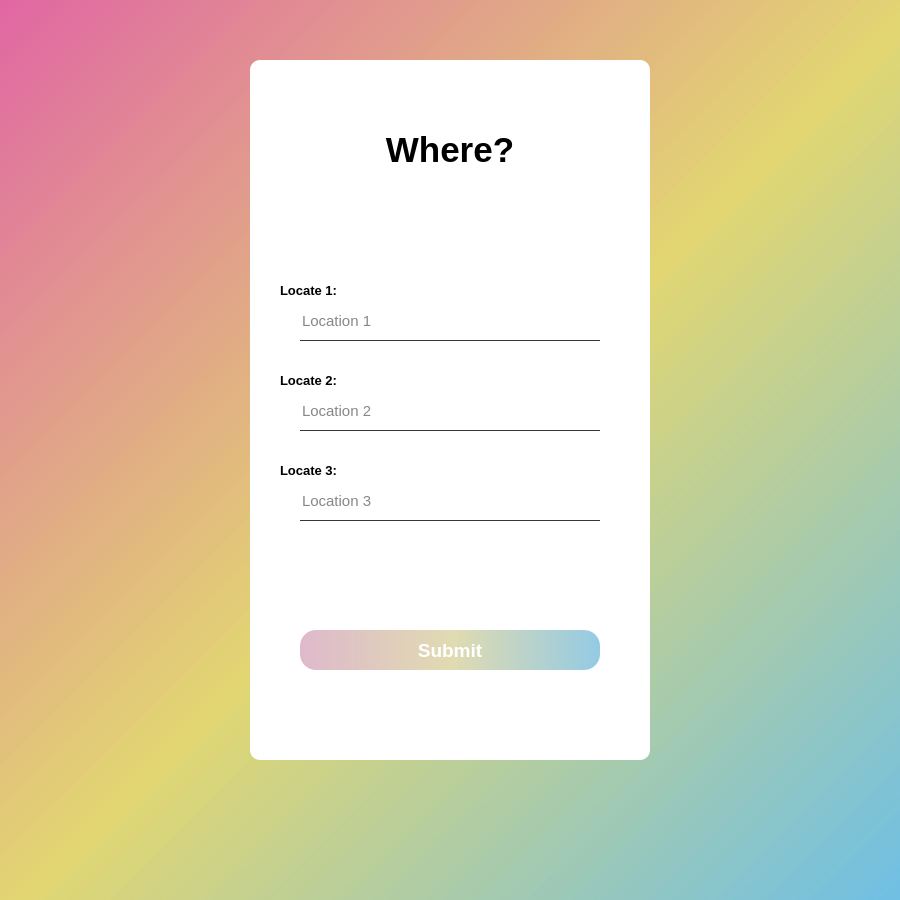
<?xml version="1.0" encoding="UTF-8"?>
<ui version="4.0">
 <class>Dialog</class>
 <widget class="QDialog" name="Dialog">
  <property name="geometry">
   <rect>
    <x>0</x>
    <y>0</y>
    <width>900</width>
    <height>900</height>
   </rect>
  </property>
  <property name="sizePolicy">
   <sizepolicy hsizetype="Expanding" vsizetype="Expanding">
    <horstretch>0</horstretch>
    <verstretch>0</verstretch>
   </sizepolicy>
  </property>
  <property name="windowTitle">
   <string>Dialog</string>
  </property>
  <property name="styleSheet">
   <string notr="true">background-color : qlineargradient(spread:pad, x1:0, y1:0, x2:1, y2:1, stop:0 rgba(223, 95, 159, 200), stop:0.513812 rgba(224, 212, 107, 200), stop:1 rgba(103, 188, 228, 200))</string>
  </property>
  <widget class="QWidget" name="widget" native="true">
   <property name="geometry">
    <rect>
     <x>250</x>
     <y>60</y>
     <width>400</width>
     <height>700</height>
    </rect>
   </property>
   <property name="styleSheet">
    <string notr="true">background-color: rgb(255, 255, 255);

border-radius : 10px;</string>
   </property>
   <widget class="QLabel" name="label_2">
    <property name="geometry">
     <rect>
      <x>100</x>
      <y>60</y>
      <width>200</width>
      <height>60</height>
     </rect>
    </property>
    <property name="styleSheet">
     <string notr="true">color : rgb(0, 0, 0);
background-color : rgb(255, 255, 255);

font-family : 'Dosis';
font-weight : bold;
font-size : 26pt; </string>
    </property>
    <property name="text">
     <string>Where?</string>
    </property>
    <property name="alignment">
     <set>Qt::AlignCenter</set>
    </property>
   </widget>
   <widget class="QPushButton" name="Submit_button">
    <property name="geometry">
     <rect>
      <x>50</x>
      <y>570</y>
      <width>300</width>
      <height>40</height>
     </rect>
    </property>
    <property name="styleSheet">
     <string notr="true">color : rgb(255, 255, 255);
background-color : qlineargradient(spread:pad, x1:0, y1:0, x2:1, y2:0, stop:0 rgba(223, 185, 204, 255), stop:0.510989 rgba(224, 219, 177, 255), stop:1 rgba(148, 202, 228, 255));

font-family : 'Dosis';
font-weight : bold;
font-size : 14pt;

border-radius : 16px;</string>
    </property>
    <property name="text">
     <string>Submit</string>
    </property>
   </widget>
   <widget class="QLineEdit" name="locate_3">
    <property name="geometry">
     <rect>
      <x>50</x>
      <y>420</y>
      <width>300</width>
      <height>41</height>
     </rect>
    </property>
    <property name="styleSheet">
     <string notr="true">color : rgba(0, 0, 0, 240);
background-color : rgba(0, 0, 0, 0);

font-size:11pt;
font-family : 'Dosis';</string>
    </property>
    <property name="text">
     <string/>
    </property>
    <property name="placeholderText">
     <string>Location 3</string>
    </property>
   </widget>
   <widget class="QLineEdit" name="locate_1">
    <property name="geometry">
     <rect>
      <x>50</x>
      <y>240</y>
      <width>300</width>
      <height>41</height>
     </rect>
    </property>
    <property name="styleSheet">
     <string notr="true">color : rgba(0, 0, 0, 240);
background-color : rgba(0, 0, 0, 0);

font-size:11pt;
font-family : 'Dosis';</string>
    </property>
    <property name="text">
     <string/>
    </property>
    <property name="placeholderText">
     <string>Location 1</string>
    </property>
   </widget>
   <widget class="QLineEdit" name="locate_2">
    <property name="geometry">
     <rect>
      <x>50</x>
      <y>330</y>
      <width>300</width>
      <height>41</height>
     </rect>
    </property>
    <property name="styleSheet">
     <string notr="true">color : rgba(0, 0, 0, 240);
background-color : rgba(0, 0, 0, 0);

font-size:11pt;
font-family : 'Dosis';</string>
    </property>
    <property name="text">
     <string/>
    </property>
    <property name="placeholderText">
     <string>Location 2</string>
    </property>
   </widget>
   <widget class="QLabel" name="label">
    <property name="geometry">
     <rect>
      <x>30</x>
      <y>210</y>
      <width>91</width>
      <height>41</height>
     </rect>
    </property>
    <property name="styleSheet">
     <string notr="true">color:rgb(0, 0, 0);
background-color: rgb(255, 255, 255);

font-weight : 600;
font-family : 'Dosis';
font-size : 10pt;</string>
    </property>
    <property name="text">
     <string>Locate 1:</string>
    </property>
   </widget>
   <widget class="QLabel" name="label_5">
    <property name="geometry">
     <rect>
      <x>30</x>
      <y>390</y>
      <width>91</width>
      <height>41</height>
     </rect>
    </property>
    <property name="styleSheet">
     <string notr="true">color:rgb(0, 0, 0);
background-color: rgb(255, 255, 255);

font-weight : 600;
font-family : 'Dosis';
font-size : 10pt;</string>
    </property>
    <property name="text">
     <string>Locate 3:</string>
    </property>
   </widget>
   <widget class="QLabel" name="label_3">
    <property name="geometry">
     <rect>
      <x>30</x>
      <y>300</y>
      <width>91</width>
      <height>41</height>
     </rect>
    </property>
    <property name="styleSheet">
     <string notr="true">color:rgb(0, 0, 0);
background-color: rgb(255, 255, 255);

font-weight : 600;
font-family : 'Dosis';
font-size : 10pt;</string>
    </property>
    <property name="text">
     <string>Locate 2:</string>
    </property>
   </widget>
   <widget class="Line" name="line">
    <property name="geometry">
     <rect>
      <x>50</x>
      <y>280</y>
      <width>300</width>
      <height>1</height>
     </rect>
    </property>
    <property name="styleSheet">
     <string notr="true">background-color: rgb(54, 54, 54);</string>
    </property>
    <property name="orientation">
     <enum>Qt::Horizontal</enum>
    </property>
   </widget>
   <widget class="Line" name="line_2">
    <property name="geometry">
     <rect>
      <x>50</x>
      <y>370</y>
      <width>300</width>
      <height>1</height>
     </rect>
    </property>
    <property name="styleSheet">
     <string notr="true">background-color: rgb(54, 54, 54);</string>
    </property>
    <property name="orientation">
     <enum>Qt::Horizontal</enum>
    </property>
   </widget>
   <widget class="Line" name="line_3">
    <property name="geometry">
     <rect>
      <x>50</x>
      <y>460</y>
      <width>300</width>
      <height>1</height>
     </rect>
    </property>
    <property name="styleSheet">
     <string notr="true">background-color: rgb(54, 54, 54);</string>
    </property>
    <property name="orientation">
     <enum>Qt::Horizontal</enum>
    </property>
   </widget>
  </widget>
 </widget>
 <resources/>
 <connections/>
</ui>
